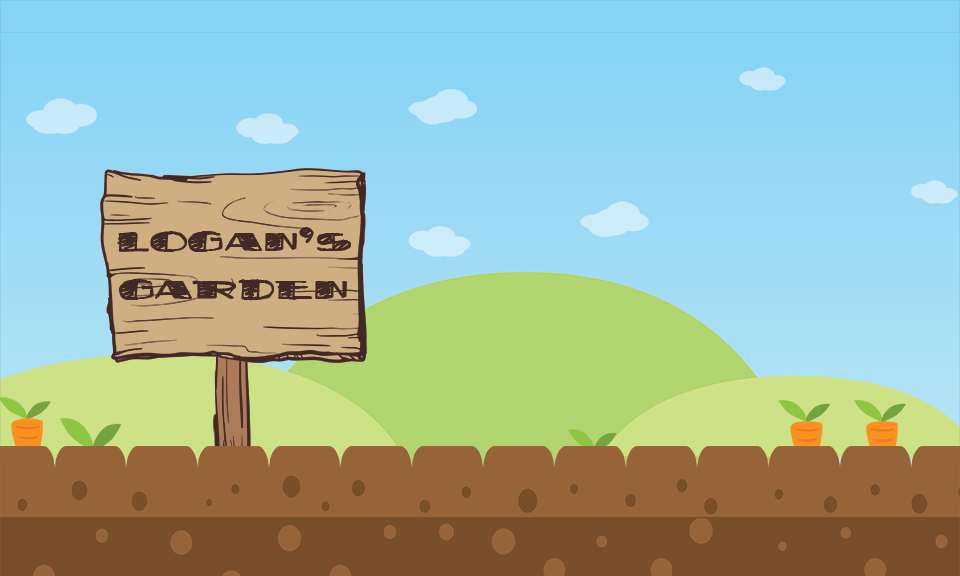

This game map was drawn from its Tiled (.tmx) file and the tilesets committed beside it. A one-line description and the full map source follow:
An orthogonal 30x18 tile map with 32x32 px tiles, 1 tile layer (TileLayer1), 4 tilesets.

<map version="1.0" tiledversion="1.1.5" orientation="orthogonal" renderorder="right-down" width="30" height="18" tilewidth="32" tileheight="32" infinite="0" nextobjectid="1">
 <tileset firstgid="1" source="map_garden_back_01.tsx" />
 <tileset firstgid="511" source="map_menu.tsx" />
 <tileset firstgid="9636" source="map_menu.tsx" />
 <tileset firstgid="10146" source="map_menu.tsx" />
 <layer name="TileLayer1" width="30" height="18">
  <data encoding="csv">
10146,10147,10148,10149,10150,10151,10152,10153,10154,10155,10156,10157,10158,10159,10160,10161,10162,10163,10164,10165,10166,10167,10168,10169,10170,10171,10172,10173,10174,10175,
10146,10147,10148,10149,10150,10151,10152,10153,10154,10155,10156,10157,10158,10159,10160,10161,10162,10163,10164,10165,10166,10167,10168,10169,10170,10171,10172,10173,10174,10175,
10176,10177,10178,10179,10180,10181,10182,10183,10184,10185,10186,10187,10188,10189,10190,10191,10192,10193,10194,10195,10196,10197,10198,10199,10200,10201,10202,10203,10204,10205,
10206,10207,10208,10209,10210,10211,10212,10213,10214,10215,10216,10217,10218,10219,10220,10221,10222,10223,10224,10225,10226,10227,10228,10229,10230,10231,10232,10233,10234,10235,
10236,10237,10238,10239,10240,10241,10242,10243,10244,10245,10246,10247,10248,10249,10250,10251,10252,10253,10254,10255,10256,10257,10258,10259,10260,10261,10262,10263,10264,10265,
10266,10267,10268,10269,10270,10271,10272,10273,10274,10275,10276,10277,10278,10279,10280,10281,10282,10283,10284,10285,10286,10287,10288,10289,10290,10291,10292,10293,10294,10295,
10296,10297,10298,10299,10300,10301,10302,10303,10304,10305,10306,10307,10308,10309,10310,10311,10312,10313,10314,10315,10316,10317,10318,10319,10320,10321,10322,10323,10324,10325,
10326,10327,10328,10329,10330,10331,10332,10333,10334,10335,10336,10337,10338,10339,10340,10341,10342,10343,10344,10345,10346,10347,10348,10349,10350,10351,10352,10353,10354,10355,
10356,10357,10358,10359,10360,10361,10362,10363,10364,10365,10366,10367,10368,10369,10370,10371,10372,10373,10374,10375,10376,10377,10378,10379,10380,10381,10382,10383,10384,10385,
10386,10387,10388,10389,10390,10391,10392,10393,10394,10395,10396,10397,10398,10399,10400,10401,10402,10403,10404,10405,10406,10407,10408,10409,10410,10411,10412,10413,10414,10415,
10416,10417,10418,10419,10420,10421,10422,10423,10424,10425,10426,10427,10428,10429,10430,10431,10432,10433,10434,10435,10436,10437,10438,10439,10440,10441,10442,10443,10444,10445,
10446,10447,10448,10449,10450,10451,10452,10453,10454,10455,10456,10457,10458,10459,10460,10461,10462,10463,10464,10465,10466,10467,10468,10469,10470,10471,10472,10473,10474,10475,
10476,10477,10478,10479,10480,10481,10482,10483,10484,10485,10486,10487,10488,10489,10490,10491,10492,10493,10494,10495,10496,10497,10498,10499,10500,10501,10502,10503,10504,10505,
10506,10507,10508,10509,10510,10511,10512,10513,10514,10515,10516,10517,10518,10519,10520,10521,10522,10523,10524,10525,10526,10527,10528,10529,10530,10531,10532,10533,10534,10535,
10536,10537,10538,10539,10540,10541,10542,10543,10544,10545,10546,10547,10548,10549,10550,10551,10552,10553,10554,10555,10556,10557,10558,10559,10560,10561,10562,10563,10564,10565,
10566,10567,10568,10569,10570,10571,10572,10573,10574,10575,10576,10577,10578,10579,10580,10581,10582,10583,10584,10585,10586,10587,10588,10589,10590,10591,10592,10593,10594,10595,
10596,10597,10598,10599,10600,10601,10602,10603,10604,10605,10606,10607,10608,10609,10610,10611,10612,10613,10614,10615,10616,10617,10618,10619,10620,10621,10622,10623,10624,10625,
10626,10627,10628,10629,10630,10631,10632,10633,10634,10635,10636,10637,10638,10639,10640,10641,10642,10643,10644,10645,10646,10647,10648,10649,10650,10651,10652,10653,10654,10655
</data>
 </layer>
</map>
